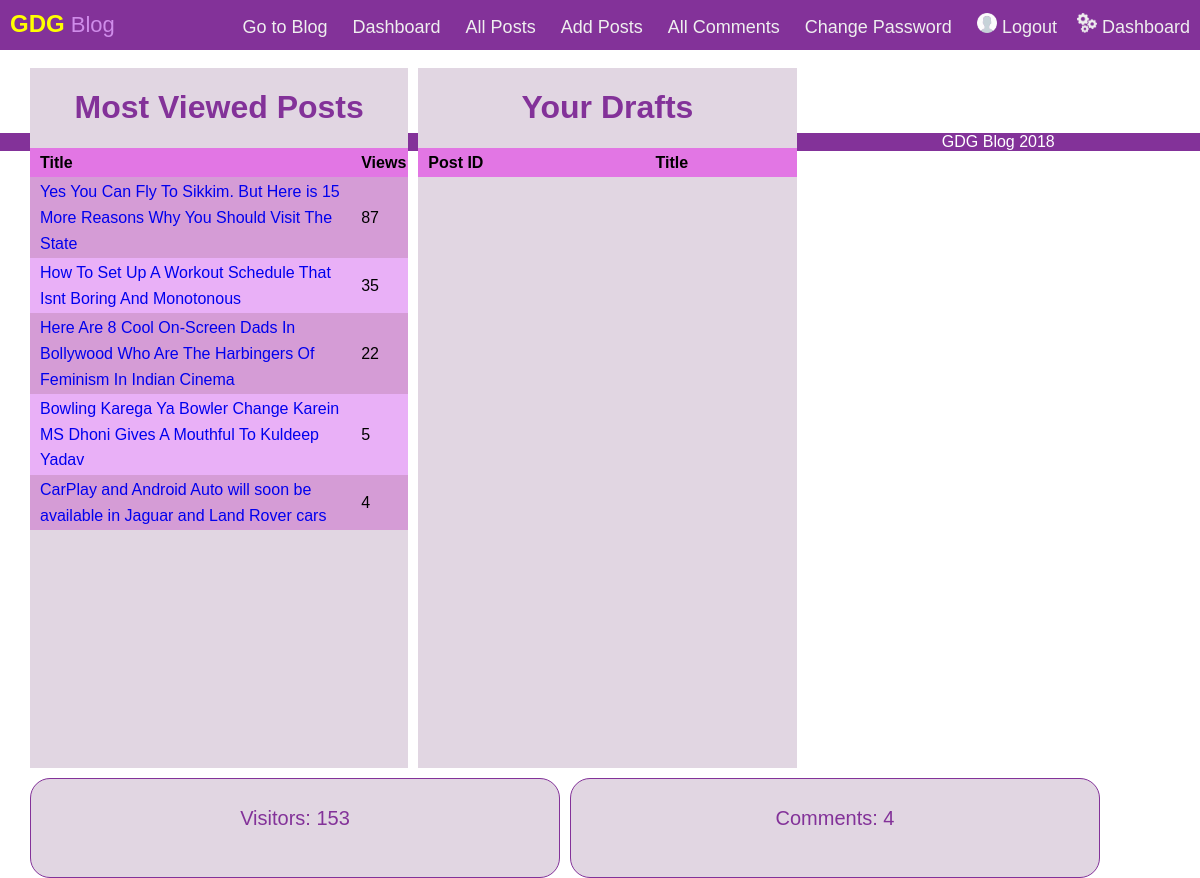
The app's page /admin/index.php (signed in) with its own data.
### tables this page shows
CREATE TABLE `posts` (
  `Post_ID` int(11) NOT NULL,
  `title` varchar(100) NOT NULL,
  `description` text NOT NULL,
  `featured` varchar(200) NOT NULL,
  `category` varchar(30) NOT NULL,
  `author` varchar(50) NOT NULL,
  `date` datetime NOT NULL,
  `status` varchar(10) NOT NULL,
  `visitors` int(5) NOT NULL,
  `scheduledate` date NOT NULL
);

### admin/index.php (the view, shortened to what this page needs)
<!DOCTYPE html>
<html>
<head>
	<link rel="stylesheet" type="text/css" href="../style.css">
</head>
<body>
 <div class="nav">
  <div class="nav-header">
    <div class="nav-title">
      <font color="yellow" size="5"><b>GDG</b></font> <font color="#cf8cea">Blog</font>
    </div>
  </div>
  <div class="nav-links" >
<a class="active" href="../index.php">Go to Blog</a>
  <a href="index.php">Dashboard</a>
  <a href="all-posts.php">All Posts</a>
  <a href="add-post.php">Add Posts</a>
  <a href="all-comments.php">All Comments</a>
  <a href="changepass.php">Change Password</a>
    <?php  if(!isset($_SESSION['ID']))
      {
        echo "<a href='login.php'>&nbsp;<img src='../images/user.png' width='20px'>&nbsp;Login/Register</a>";
      }
        else {
        echo "<a href='logout.php'><img src='../images/user.png' width='20px'>&nbsp;Logout</a><a href='index.php'><img src='../images/settings-gears.png' width='20px'>&nbsp;Dashboard</a>";
      }
        ?>
  </div>
	<div class="container">
				<div class="rightt">
			<?php
			include('config.php');
$uid=$_SESSION['ID'];
$result = mysqli_query($db,"SELECT * FROM posts where author='".$uid."' order by visitors desc limit 10;");
echo "<h1 align='center'>Most Viewed Posts</h1>";
echo "<table style='overflow-x:auto;'>
<tr>
<th>Title</th>
<th>Views</th>
</tr>";
while($row = mysqli_fetch_array($result))
{
echo "<tr>";
echo "<td>" ."<a href='../view-post.php?pid=". $row['Post_ID']."'>". $row['title'] . "</a></td>";
echo "<td>" . $row['visitors'] . "</td>";
echo "</tr>";
}
echo "</table>";
?>
		</div>
		<div class="rightt">
			<?php
echo "<h1 align='center'>Your Drafts</h1>";
echo "<table style='overflow-x:auto;'>
<tr>
<th>Post ID</th>
<th>Title</th>
</tr>";
echo "</table>";
?>
		</div>
		<div class="views" align="center">
<br>
			<?php
$res = mysqli_query($db,'select sum(visitors) from posts');
$roww = mysqli_fetch_row($res);
$sum = $roww[0];
echo "Visitors: ".$sum;
			?>
		</div>
		<br><br>
		<div class="views" align="center"><br>
			<?php
$res2 = mysqli_query($db,'select count(C_ID) from comments');
$roww2 = mysqli_fetch_row($res2);
$sum2 = $roww2[0];
echo "Comments: ".$sum2;
			?>
		</div>
	</div>
<footer class="fut" align="center"><p>GDG Blog 2018</p></footer>
</body>
</html>

### style.css (style rules this page uses)
.nav-links a { padding-bottom: 35px; }
.container { margin-top: 20px; width:97%; margin-left: 20px; margin-right: 20px; height: 98%; }
h1 { color: #833299; font-family: 'Quicksand', sans-serif; }
* { box-sizing: border-box; }
body { margin: 0px; font-family: 'Quicksand', sans-serif; }
.nav { height: 50px; width: 100%; background-color: #833299; position: relative; }
.nav > .nav-header { display: inline; }
.nav > .nav-header > .nav-title { display: inline-block; font-size: 22px; color: #fff; padding: 10px 10px 10px 10px; }
.nav > .nav-links { display: inline; float: right; font-size: 18px; }
.nav > .nav-links > a { display: inline-block; padding: 13px 10px 13px 10px; text-decoration: none; color: #efefef; }
.fut { width: 100%; background-color: #833299; bottom: 0; color: white; margin-bottom: 1px; }

### admin/index.php (style rules this page uses)
.views { border:1px solid #833299; width: 530px; float: left; margin-left: 10px; margin-top: 10px; height: 100px; border-radius: 20px; background-color: #e1d6e2; }
th, td { text-align: left; padding: 2px; padding-left: 10px; }
tr:nth-child(even) { background-color: #d59cd6 }
tr:nth-child(odd) { background-color: #e9b0f7 }
table { border-collapse: collapse; width: 100%; font-family: Arial; font-size: 15; line-height: 1.6; }
.views { color: #833299; font-family: Arial; font-size: 20px; padding: 5px 5px 5px 5px; }
.rightt { background-color: #e1d6e2; width: 32.5%; float: left; margin-left: 10px; height: 700px; }
a { text-decoration: none; }
th { background-color: #e276e4; }

### records on screen
posts: title "Yes You Can Fly To Sikkim. But Here is 15 More Reasons Why You Should Visit The State", visitors "87"
posts: title "How To Set Up A Workout Schedule That Isnt Boring And Monotonous", visitors "35"
posts: title "Here Are 8 Cool On-Screen Dads In Bollywood Who Are The Harbingers Of Feminism In Indian Cinema", visitors "22"
posts: title "Bowling Karega Ya Bowler Change Karein MS Dhoni Gives A Mouthful To Kuldeep Yadav", visitors "5"
posts: title "CarPlay and Android Auto will soon be available in Jaguar and Land Rover cars", visitors "4"

### other values on screen
$sum "153"
$sum2 "4"
